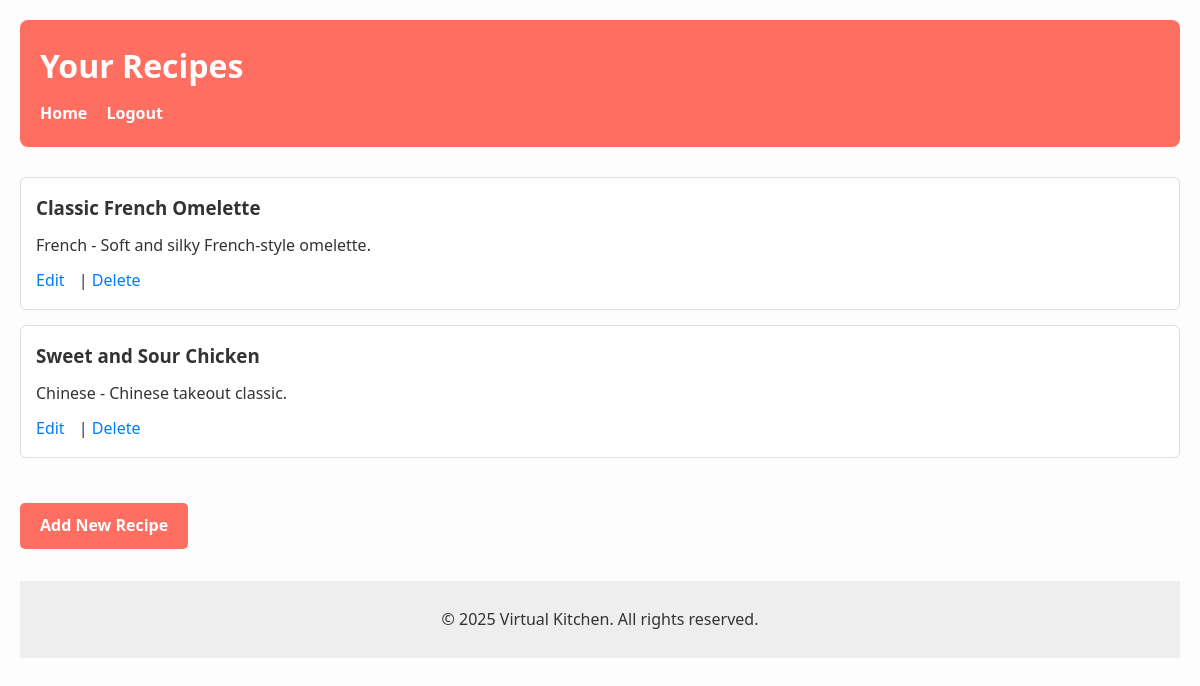
/dashboard.php (signed in), run on the app's committed database.
### tables this page shows
CREATE TABLE `recipes` (
  `rid` int(11) NOT NULL,
  `name` varchar(50) NOT NULL,
  `description` varchar(300) DEFAULT NULL,
  `type` enum('French','Italian','Chinese','Indian','Mexican','Others') NOT NULL,
  `Cookingtime` int(4) DEFAULT NULL,
  `ingredients` varchar(1000) DEFAULT NULL,
  `instructions` varchar(1000) DEFAULT NULL,
  `image` varchar(200) DEFAULT NULL,
  `uid` int(11) UNSIGNED NOT NULL
);

### dashboard.php (the view, shortened to what this page needs)
<?php
include 'includes/db.php';
$user_id = $_SESSION['user_id'];
$stmt = $pdo->prepare("SELECT * FROM recipes WHERE uid = ?");
$stmt->execute([$user_id]);
$recipes = $stmt->fetchAll();
?>
<link rel="stylesheet" href="/vkitchen/css/dash_style.css">
<header>
        <h1>Your Recipes</h1>
        <nav>
            <a href="/vkitchen/index.php">Home</a>
            <a href="/vkitchen/logout.php">Logout</a>
        </nav>
</header>
<?php if ($recipes): ?>
    <ul>
    <?php foreach ($recipes as $recipe): ?>
        <li>
            <h3><a href="recipe.php?rid=<?= $recipe['rid'] ?>"><?= htmlspecialchars($recipe['name']) ?></a></h3>
            <p><?= htmlspecialchars($recipe['type']) ?> - <?= htmlspecialchars($recipe['description']) ?></p>
            <a href="edit_recipe.php?rid=<?= $recipe['rid'] ?>">Edit</a> |
            <a href="delete_recipe.php?rid=<?= $recipe['rid'] ?>" onclick="return confirm('Are you sure you want to delete this recipe?')">Delete</a>
        </li>
    <?php endforeach; ?>
    </ul>
<?php else: ?>
    <p>You haven't submitted any recipes yet.</p>
<?php endif; ?>
<a href="add_recipe.php">Add New Recipe</a>
<?php include 'includes/footer.php'; ?>

### css/dash_style.css (style rules this page uses)
* { margin: 0; padding: 0; box-sizing: border-box; }
header { background-color: #ff6f61; color: white; padding: 20px; margin-bottom: 30px; border-radius: 8px; }
header h1 { margin-bottom: 10px; }
nav a { color: white; margin-right: 15px; text-decoration: none; font-weight: bold; }
ul { list-style-type: none; margin-top: 20px; }
li { background-color: #fff; border: 1px solid #ddd; padding: 15px; margin-bottom: 15px; border-radius: 6px; transition: box-shadow 0.3s ease; }
h3 a { color: #333; text-decoration: none; }
p { margin: 10px 0; }
a[href*="edit_recipe"], a[href*="delete_recipe"] { color: #007BFF; text-decoration: none; margin-right: 10px; }
a[href*="add_recipe"] { display: inline-block; margin-top: 30px; padding: 10px 20px; background-color: #ff6f61; color: white; text-decoration: none; border-radius: 5px; font-weight: bold; transition: background 0.3s ease; }

### data on the page
recipes: name "Classic French Omelette", type "French", description "Soft and silky French-style omelette."
recipes: name "Sweet and Sour Chicken", type "Chinese", description "Chinese takeout classic."
